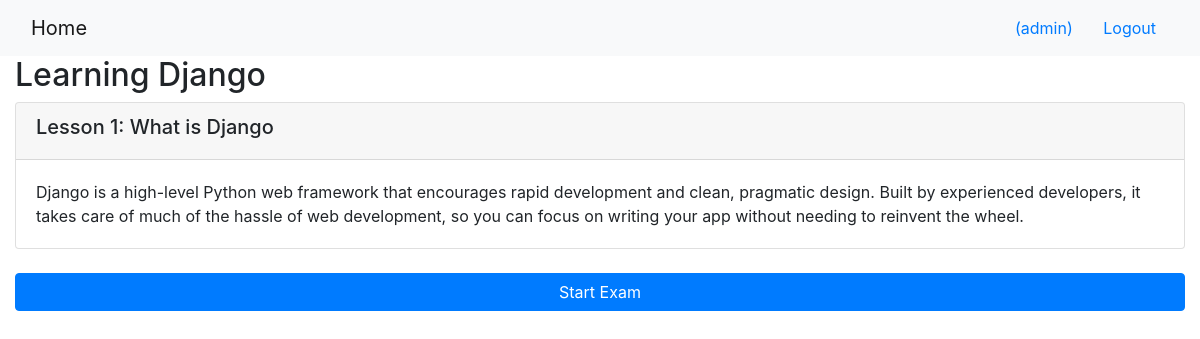
/onlinecourse/1/ (signed in), run on the app's committed database.
### onlinecourse/models.py (models this page shows, shortened)
class Course(models.Model):
    name = models.CharField(null=False, max_length=30, default='online course')
    image = models.ImageField(upload_to='course_images/')
    description = models.CharField(max_length=1000)
    pub_date = models.DateField(null=True)
    instructors = models.ManyToManyField(Instructor)
    users = models.ManyToManyField(settings.AUTH_USER_MODEL, through='Enrollment')
    total_enrollment = models.IntegerField(default=0)
    is_enrolled = False

class Lesson(models.Model):
    title = models.CharField(max_length=200, default="title")
    order = models.IntegerField(default=0)
    course = models.ForeignKey(Course, on_delete=models.CASCADE)
    content = models.TextField()

### onlinecourse/views.py (the view)
# urls.py: path('<int:pk>/', views.CourseDetailView.as_view(), name='course_details'),
class CourseDetailView(generic.DetailView):
    model = Course
    template_name = 'onlinecourse/course_detail_bootstrap.html'

### onlinecourse/templates/onlinecourse/course_detail_bootstrap.html (shortened to what this page needs)
<!DOCTYPE html>
<html lang="en">
<head>
     {% load static %}
    <link rel="stylesheet" href="https://maxcdn.bootstrapcdn.com/bootstrap/4.5.2/css/bootstrap.min.css">
</head>
<body>
    <nav class="navbar navbar-light bg-light">
        <div class="container-fluid">
            <div class="navbar-header">
                  <a class="navbar-brand" href="{% url 'onlinecourse:index' %}">Home</a>
            </div>
            <ul class="nav navbar-nav navbar-right">
                {% if user.is_authenticated %}
                <li>
                    <a class="btn btn-link" href="#">{{ user.first_name }}({{ user.username }})</a>
                    <a class="btn btn-link" href="{% url 'onlinecourse:logout' %}">Logout</a>
                </li>
                {% endif %}
            </ul>
        </div>
    </nav>
    <div class="container-fluid">
            <h2>{{ course.name }}</h2>
            <div class="card-columns-vertical">
                {% for lesson in course.lesson_set.all %}
                    <div class="card mt-1">
                        <div class="card-header"><h5>Lesson {{lesson.order|add:1}}: {{lesson.title}}</h5></div>
                        <div class="card-body">{{lesson.content}}</div>
                    </div>
                {% endfor %}
            </div>
            {% if user.is_authenticated %}
        <button class="btn btn-primary btn-block" data-toggle="collapse" data-target="#exam">Start Exam</button>
        {% endif %}
    </div>
</body>
</html>

### data on the page
Course: name "Learning Django"
Lesson: order|add "1", title "What is Django", content "Django is a high-level Python web framework that encourages rapid development and clean, pragmatic design. Built by experienced developers, it takes care of much of the hassle of web development, so you can focus on writing your app without needing to reinvent the wheel."

### other printed values
{{ user.username }} "admin"
